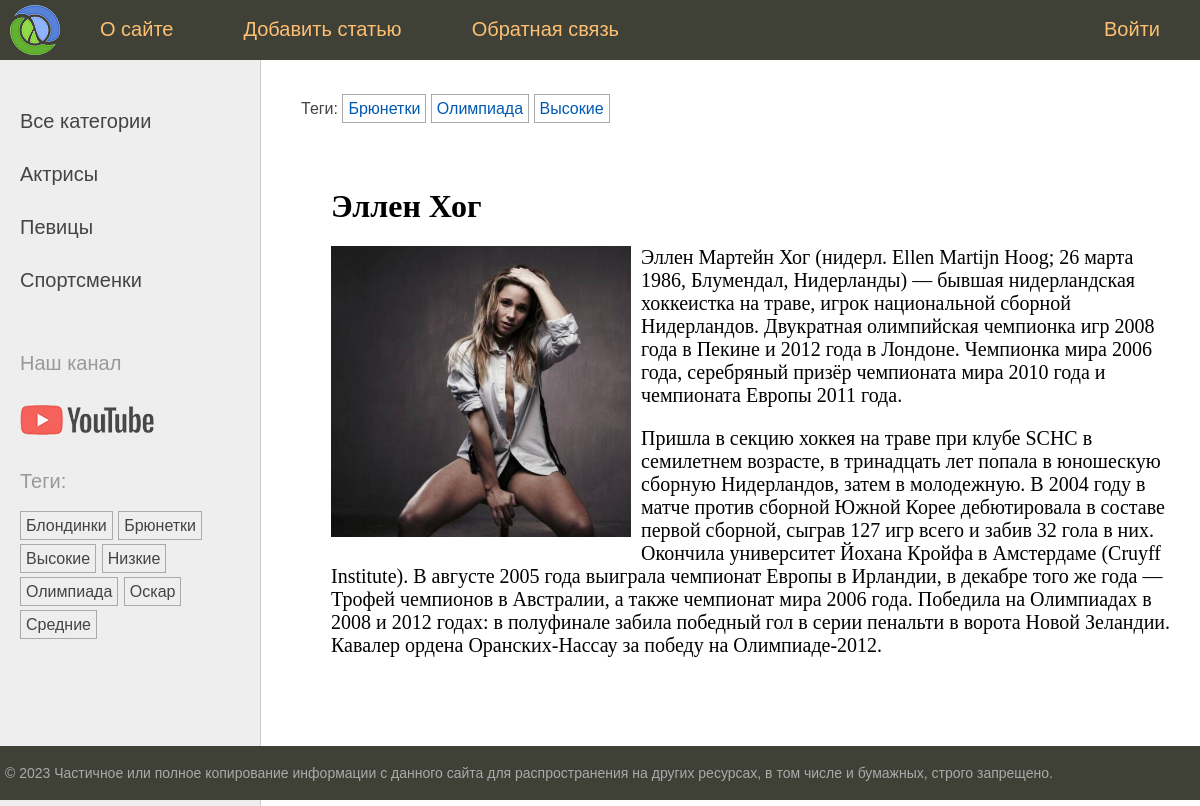
/post/ellen-hog/, run on the app's committed database.
### women/models.py (models this page shows, shortened)
class Category(models.Model):
    name = models.CharField(max_length=100, db_index=True, verbose_name='Категория')
    slug = models.SlugField(max_length=255, unique=True, db_index=True, verbose_name='Slug')
    class Meta:
        verbose_name = 'Категория'
        verbose_name_plural = 'Категории'
    def get_absolute_url(self):
        return reverse('category', kwargs={'cat_slug': self.slug})

class TagPost(models.Model):
    tag = models.CharField(max_length=100, db_index=True)
    slug = models.SlugField(max_length=255, unique=True, db_index=True)
    def get_absolute_url(self):
        return reverse('tag', kwargs={'tag_slug': self.slug})

class Women(models.Model):
    class Status(models.IntegerChoices):
        DRAFT = 0, 'Черновик'
        PUBLISHED = 1, 'Опубликовано'
    title = models.CharField(max_length=255, verbose_name='Заголовок', validators=[])
    slug = models.SlugField(max_length=255, unique=True, db_index=True, verbose_name='Slug', validators=[
        MinLengthValidator(5, message='Минимум 5 символов'),
        MaxLengthValidator(100, message='Максимум 100 символов'),
    ])
    photo = models.ImageField(upload_to='photos/%Y-%m-%d', default=None, null=True, blank=True, verbose_name='Фото')
    content = models.TextField(blank=True, verbose_name='Текст статьи')
    time_create = models.DateTimeField(auto_now_add=True, verbose_name='Время создания')
    time_update = models.DateTimeField(auto_now=True, verbose_name='Время обновления')
    is_published = models.BooleanField(choices=tuple(map(lambda x: (bool(x[0]), x[1]), Status.choices)),
                                       default=Status.DRAFT, verbose_name='Статус')
    cat = models.ForeignKey('Category', on_delete=models.PROTECT, related_name='posts', verbose_name='Категория')
    tags = models.ManyToManyField('TagPost', blank=True, related_name='tags', verbose_name='Тег')
    husband = models.OneToOneField('Husband', on_delete=models.SET_NULL, null=True, blank=True,
                                   related_name='woman', verbose_name='Муж')
    objects = models.Manager()
    published = PublishedManager()
    class Meta:
        verbose_name = 'Известные женщины'
        verbose_name_plural = 'Известные женщины'
        ordering = ['-time_create']
        indexes = [
            models.Index(fields=['-time_create']),
        ]

### women/views.py (the view)
# urls.py: path('post/<slug:post_slug>/', ShowPost.as_view(), name='post'),
class ShowPost(DetailView):
    template_name = 'women/post.html'
    slug_url_kwarg = 'post_slug'  # Если фигурирует pk, то переменная будет pk_url_kwarg.
    context_object_name = 'post'
    def get_context_data(self, **kwargs):
        context = super().get_context_data(**kwargs)
        context['title'] = context['post'].title
        context['menu'] = menu
        return context
    def get_object(self, queryset=None):
        return get_object_or_404(Women.published, slug=self.kwargs[self.slug_url_kwarg])

### women/models.py (called while the page is built)
    def get_queryset(self) -> models.QuerySet:
        return super().get_queryset().filter(is_published=Women.Status.PUBLISHED)

### women/templatetags/women_tags.py (called while the page is built)
@register.inclusion_tag('women/list_categories.html')
def show_categories(cat_selected: int = 0) -> dict[str, Category | int]:
    cats = Category.objects.annotate(total=Count('posts')).filter(total__gt=0)
    return {'cats': cats, 'cat_selected': cat_selected}

@register.inclusion_tag('women/list_tags.html')
def show_all_tags() -> dict[str, TagPost]:
    return {'tags': TagPost.objects.annotate(total=Count('tags')).filter(total__gt=0)}

### women/templates/women/post.html
{% extends 'base.html' %}
{% block breadcrumbs %}
    {% with post.tags.all as tags %}
        {% if tags %}
            <ul class="tags-list">
                <li>Теги: </li>
                {% for t in tags %}
                    <li><a href="{{ t.get_absolute_url }}">{{ t.tag }}</a></li>
                {% endfor %}
            </ul>
        {% endif %}
    {% endwith %}
{% endblock %}
{% block content %}
    <h1>{{ post.title }}</h1>
    {% if post.photo %}
        <p><img class="img-article-left" src="{{ post.photo.url }}"></p>
    {% endif %}
    {{ post.content|linebreaks }}
{% endblock %}

### women/templates/women/list_categories.html
{% for cat in cats %}
    {% if cat.id == cat_selected %}
        <li class="selected">{{ cat.name }}</li>
    {% else %}
        <li><a href="{{ cat.get_absolute_url }}">{{ cat.name }}</a></li>
    {% endif %}
{% endfor %}

### women/templates/women/list_tags.html
{% if tags %}
    <p>Теги: </p>
    <ul class="tags-list">
        {% for t in tags %}
            <li><a href="{{ t.get_absolute_url }}">{{ t.tag }}</a></li>
        {% endfor %}
    </ul>
{% endif %}

### women/static/women/css/styles.css (style rules this page uses)
html, body { font-family: 'Arial'; margin: 0; padding: 0; height: 100%; width: 100%; color: #444; }
a { color: #0059b2; text-decoration: none; }
img { max-width: 600px; height: auto; }
img.img-article-left { max-width: 300px; height: auto; float: left; padding: 0 10px 10px 0; }
.left-chapters ul { width: 230px; margin: 0; padding: 20px 10px 10px 20px; list-style: none; font-size: 20px; }
.left-chapters ul li { margin: 30px 0 0 0; color: #999; }
.left-chapters ul li a { color: #444; text-decoration: none; }
ul.tags-list { width: 100%; margin: 0; padding: 0; list-style: none; }
ul.tags-list li { margin: 0; padding: 0 0 10px; display: inline-block; }
ul.tags-list li a { padding: 5px; font-size: 16px; border: 1px solid #aaa; }
.content-text h1 { font-size: 32px; }

### data on the page
Category: name "Актрисы"
Category: name "Певицы"
Category: name "Спортсменки"
TagPost: tag "Блондинки"
TagPost: tag "Брюнетки"
TagPost: tag "Высокие"
TagPost: tag "Низкие"
TagPost: tag "Олимпиада"
TagPost: tag "Оскар"
TagPost: tag "Средние"
Women: title "Эллен Хог", photo (picture), content "Эллен Мартейн Хог (нидерл. Ellen Martijn Hoog; 26 марта 1986, Блумендал, Нидерланды) — бывшая нидерландская хоккеистка на траве, игрок национальной сборной Нидерландов. Двукратная олимпийская чемпионка игр 2008 года в Пекине и 2012 года в Лондоне. Чемпионка мира 2006 года, серебряный призёр чемпионата мира 2010 года и чемпионата Европы 2011 года. Пришла в секцию хоккея на траве при клубе SCHC в семилетнем возрасте, в тринадцать лет попала в юношескую сборную Нидерландов, затем в молодежную. В 2004 году в матче против сборной Южной Корее дебютировала в составе первой сборной, сыграв 127 игр всего и забив 32 гола в них. Окончила университет Йохана Кройфа в Амстердаме (Cruyff Institute). В…"

### other printed values
{{ m.title }} "О сайте" "Добавить статью" "Обратная связь" "Войти"
